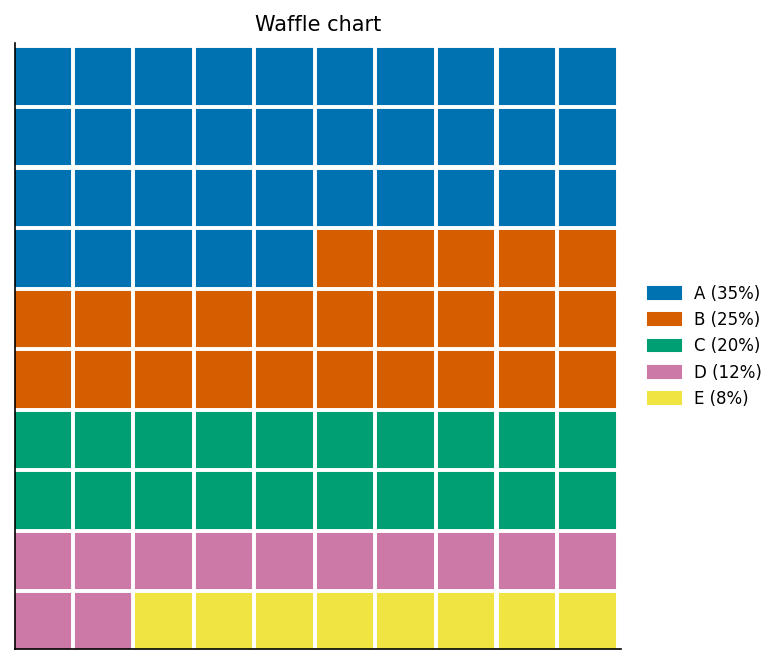

Recreate this plot in Python.
"""waffle_chart: 华夫饼图（百分比构成）."""
import sys, os; sys.path.insert(0, os.path.join(os.path.dirname(os.path.abspath(__file__)), '..', '..', '_utils', 'python'))
import numpy as np
import matplotlib.pyplot as plt
from theme import apply_theme
from palette import cycle

def make_figure(values=None, labels=None, rows=10, cols=10, title='Waffle chart'):
    apply_theme(fig_size=(6, 4.5))
    if values is None:
        values = [35, 25, 20, 12, 8]
        labels = ['A', 'B', 'C', 'D', 'E']
    total = rows * cols
    parts = np.round(np.array(values) / sum(values) * total).astype(int)
    # 修整使总和正好等于 total
    diff = total - parts.sum()
    parts[0] += diff
    grid = np.zeros((rows, cols), dtype=int)
    flat = []
    for i, p in enumerate(parts):
        flat += [i+1] * p
    flat = flat[:total]
    grid = np.array(flat).reshape(rows, cols)
    fig, ax = plt.subplots()
    for r in range(rows):
        for c in range(cols):
            ax.add_patch(plt.Rectangle((c, rows-1-r), 0.9, 0.9,
                                       color=cycle(int(grid[r,c])-1)))
    ax.set_xlim(0, cols); ax.set_ylim(0, rows)
    ax.set_aspect('equal'); ax.set_xticks([]); ax.set_yticks([])
    handles = [plt.Rectangle((0,0),1,1, color=cycle(i)) for i in range(len(labels))]
    ax.legend(handles, [f'{l} ({v}%)' for l, v in zip(labels, values)],
              loc='center left', bbox_to_anchor=(1.02, 0.5))
    ax.set_title(title)
    fig.tight_layout()
    return fig

if __name__ == '__main__':
    fig = make_figure()
    fig.savefig(__file__.replace('.py', '.png'), dpi=150)
